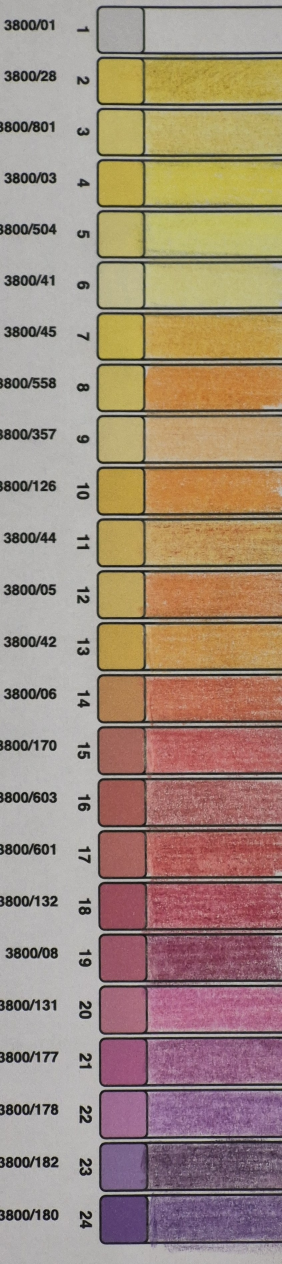
#> input picture probki-kredek-na-papierze-trzecia-kalibracja.jpg, 845 x 3791 px (shown at 1/3 size)
$ python detect_swatches_intelligent.py
#> lines starting #> are read from the running program, lines starting #| are printed output that depends on the picture
#!/usr/bin/env python3
# -*- coding: utf-8 -*-
"""
Inteligentne wykrywanie obszarów próbek kolorów na obrazie używając OpenCV
- Automatyczne wykrywanie konturów prostokątnych
- Wykrywanie linii siatki (grid)
- Segmentacja obszarów próbek
- Automatyczne znajdowanie środka każdej próbki
"""

import cv2
import numpy as np
import json


# [71 lines left out: functions detect_grid_lines, detect_swatch_contours, not called in this run]


def detect_swatch_regions_by_color(img_rgb, target_col_start=400, target_col_width=445, num_swatches=24):
    """
    Wykrywa obszary próbek na podstawie kolumny docelowej i segmentacji kolorów.
    Używa projekcji histogramu do wykrywania poziomych linii.

    Args:
        img_rgb: Obraz w RGB
        target_col_start: Początek kolumny docelowej (X)
        target_col_width: Szerokość kolumny docelowej
        num_swatches: Oczekiwana liczba próbek

    Returns:
        list: Lista obszarów próbek [(x, y, w, h), ...]
    """
    height, width = img_rgb.shape[:2]

    # Wyciągnij kolumnę docelową
    col_end = min(target_col_start + target_col_width, width)
    target_col = img_rgb[:, target_col_start:col_end]

    # Konwertuj na skale szarości dla analizy
    target_col_gray = cv2.cvtColor(target_col, cv2.COLOR_RGB2GRAY)

    # Wykryj poziome linie używając projekcji histogramu
    # Czarne linie będą miały niskie wartości w projekcji
    h_projection = np.sum(target_col_gray, axis=1)

    # Normalizuj projekcję
    h_projection_norm = (h_projection - np.min(h_projection)) / (np.max(h_projection) - np.min(h_projection) + 1)

    # Znajdź minima (linie) - użyj threshold adaptacyjnego
    threshold = np.mean(h_projection_norm) * 0.7  # 70% średniej wartości
    line_mask = h_projection_norm < threshold

    # Znajdź ciągłe regiony linii
    line_positions = []
    in_line = False
    line_start = 0

    for i, is_line in enumerate(line_mask):
        if is_line and not in_line:
            line_start = i
            in_line = True
        elif not is_line and in_line:
            # Środek linii
            line_positions.append((line_start + i) // 2)
            in_line = False

    # Równomierny podział na podstawie oczekiwanej liczby próbek
    # Pomijaj górny margines (4px) i dolny margines (35px)
    top_margin = 4
    bottom_margin = 35
    total_height = height - bottom_margin - top_margin

    # Oblicz DOKŁADNĄ wysokość i szerokość - wszystkie próbki mają identyczne wymiary
    swatch_height = int(total_height / num_swatches)  # Dokładna wysokość (zaokrąglona w dół)
    margin_x = int(target_col_width * 0.05)  # 5% marginesu z każdej strony
    swatch_width = target_col_width - 2 * margin_x  # Dokładna szerokość

    swatches = []
    for i in range(num_swatches):
        y_start = top_margin + int(i * swatch_height)  # Zaczynaj od top_margin
        y_end = top_margin + int((i + 1) * swatch_height)
        h = swatch_height  # Użyj dokładnej wysokości (nie obliczonej z różnicy)
        x_actual = target_col_start + margin_x
        w_actual = swatch_width  # Użyj dokładnej szerokości

        swatches.append((x_actual, y_start, w_actual, h))

    return swatches

    # NIE używaj wykrytych linii - zawsze używaj równomiernego podziału
    # (kod powyżej już zwraca równomierny podział)


def intelligent_swatch_detection(image_path, target_col_start=400, target_col_width=445, pencil_order=None):
    """
    Inteligentne wykrywanie obszarów próbek na obrazie.
    Kombinuje różne metody wykrywania.

    Args:
        image_path: Ścieżka do obrazu
        target_col_start: Początek kolumny docelowej (X)
        target_col_width: Szerokość kolumny docelowej
        pencil_order: Lista numerów kredek w kolejności, w jakiej są na zdjęciu (z góry do dołu)
                     Jeśli None, użyje domyślnej kolejności

    Returns:
        dict: Mapa numeru kredki -> (center_x, center_y, width, height)
    """
#> called with target_col_start = 400, target_col_width = 445
    # Wczytaj obraz
    img_bgr = cv2.imread(image_path)
#> img_bgr is the input picture: shape (3791, 845, 3); mean B, G, R 124.2, 139.8, 161.2
    if img_bgr is None:
        print(f"Błąd: Nie można wczytać obrazu {image_path}")
        return None

    img_rgb = cv2.cvtColor(img_bgr, cv2.COLOR_BGR2RGB)
    img_gray = cv2.cvtColor(img_bgr, cv2.COLOR_BGR2GRAY)
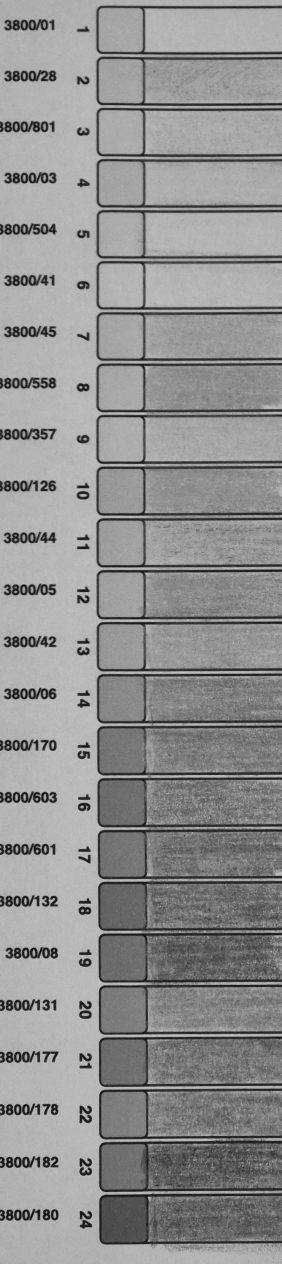
#> img_gray: shape (3791, 845) (shown at 1/3 size); min 0, max 211, mean 144.4

    height, width = img_rgb.shape[:2]
#> height = 3791; width = 845

    print(f"Rozmiar obrazka: {width}x{height}")
#| Rozmiar obrazka: 845x3791
    print()

    # METODA 1: Wykrywanie na podstawie kolumny i segmentacji kolorów
    print("Wykrywanie próbek metodą segmentacji kolorów...")
    swatches = detect_swatch_regions_by_color(img_rgb, target_col_start, target_col_width, num_swatches=24)
#> in detect_swatch_regions_by_color, `target_col = img_rgb[:, target_col_start:col_end]`:
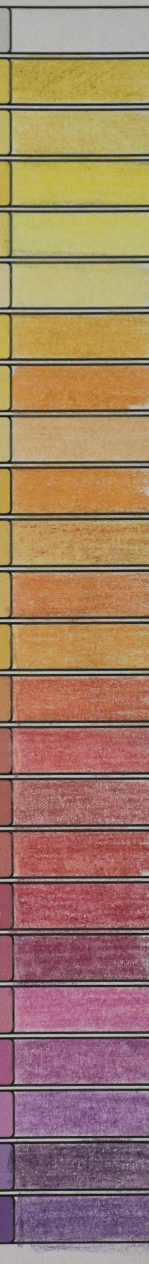
#> target_col: shape (3791, 445, 3) (shown at 1/3 size); mean R, G, B 158.6, 125.1, 102.8
#> in detect_swatch_regions_by_color, `target_col_gray = cv2.cvtColor(target_col, cv2.COLOR_RGB2GRAY)`:
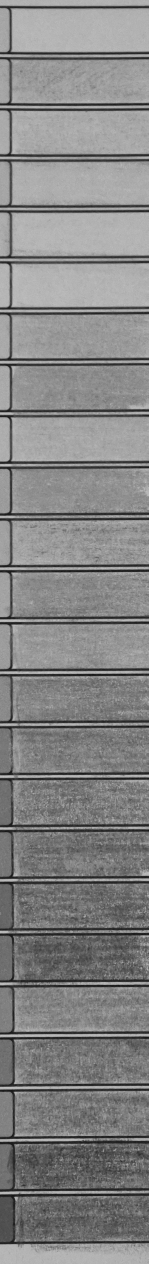
#> target_col_gray: shape (3791, 445) (shown at 1/3 size); min 10, max 202, mean 132.6
#> in detect_swatch_regions_by_color, `h_projection = np.sum(target_col_gray, axis=1)`: h_projection = 3791 values, max 82075 at index 3105, min 13621 at index 2023, mean 59009.8
#> in detect_swatch_regions_by_color, `h_projection_norm = (h_projection - np.min(h_projection)) / (np.max(h_..`: h_projection_norm = 3791 values, max 1 at index 3105, min 0 at index 2023, mean 0.663
#> in detect_swatch_regions_by_color, `threshold = np.mean(h_projection_norm) * 0.7`: threshold = 0.464
#> the loop in detect_swatch_regions_by_color, `for i, is_line in enumerate(line_mask):` made 3791 passes
#> (is_line, in_line) on passes 19, 26: (True, True), (False, False)
#> after the loop in detect_swatch_regions_by_color, `for i, is_line in enumerate(line_mask):`: in_line = False; line_positions = 61 values from 21 to 3727; line_start = 3723
#> swatches = 24 items, first 6: (422, 4, 401, 156), (422, 160, 401, 156), (422, 316, 401, 156), (422, 472, 401, 156), (422, 628, 401, 156), (422, 784, 401, 156)

    print(f"Znaleziono {len(swatches)} próbek")
#| Znaleziono 24 próbek

    # POSORTUJ swatches według współrzędnej Y (od góry do dołu), aby mieć pewność kolejności
    swatches_sorted = sorted(swatches, key=lambda s: s[1])  # s[1] to współrzędna Y
#> swatches_sorted has the same summary as swatches

    # Numery kredek w kolejności - użyj przekazanej kolejności lub domyślnej
    if pencil_order is None:
        pencil_numbers = [1, 41, 504, 3, 801, 28, 45, 44, 42, 558, 126, 5, 6, 170, 601, 132, 603, 131, 357, 178, 177, 8, 182, 180]
    else:
        pencil_numbers = pencil_order

    # Stwórz mapę: numer kredki -> obszar próbki

    swatch_map = {}

    for i, (x, y, w, h) in enumerate(swatches_sorted):
        if i < len(pencil_numbers):
            pencil_num = pencil_numbers[i]
            center_x = x + w // 2
            center_y = y + h // 2

            swatch_map[pencil_num] = {
                'center_x': int(center_x),
                'center_y': int(center_y),
                'x': int(x),
                'y': int(y),
                'width': int(w),
                'height': int(h)
            }

            print(f"  Kredka {pencil_num:03d}: Y={y}, center=({center_x}, {center_y}), size=({w}x{h})")
#> this loop made 24 passes
#> (y, pencil_num, center_y) on passes 1 to 12: (4, 1, 82), (160, 41, 238), (316, 504, 394), (472, 3, 550), (628, 801, 706), (784, 28, 862), (940, 45, 1018), (1096, 44, 1174), (1252, 42, 1330), (1408, 558, 1486), (1564, 126, 1642), (1720, 5, 1798)
#|   Kredka 001: Y=4, center=(622, 82), size=(401x156)
#|   Kredka 041: Y=160, center=(622, 238), size=(401x156)
#|   Kredka 504: Y=316, center=(622, 394), size=(401x156)
#|   Kredka 003: Y=472, center=(622, 550), size=(401x156)
#|   Kredka 801: Y=628, center=(622, 706), size=(401x156)
#|   Kredka 028: Y=784, center=(622, 862), size=(401x156)
#|   Kredka 045: Y=940, center=(622, 1018), size=(401x156)
#|   Kredka 044: Y=1096, center=(622, 1174), size=(401x156)
#> (further printed lines are left out)
#> after the loop, swatch_map = 24 items

    return swatch_map


def extract_rgb_from_detected_swatch(img_rgb, swatch_info, margin_percent=0.25):
    """
    Ekstrahuje RGB z wykrytego obszaru próbki, unikając krawędzi.

    Args:
        img_rgb: Obraz w RGB
        swatch_info: Dict z informacjami o próbce (x, y, width, height)
        margin_percent: Procent marginesu do odcięcia (0.25 = 25% z każdej strony)

    Returns:
        tuple: (R, G, B) lub None
    """
    x = swatch_info['x']
    y = swatch_info['y']
    w = swatch_info['width']
    h = swatch_info['height']

    # Oblicz marginesy (odcinamy krawędzie)
    margin_x = int(w * margin_percent)
    margin_y = int(h * margin_percent)

    # Wyciągnij tylko środkową część próbki
    x_start = max(0, x + margin_x)
    x_end = min(img_rgb.shape[1], x + w - margin_x)
    y_start = max(0, y + margin_y)
    y_end = min(img_rgb.shape[0], y + h - margin_y)

    roi = img_rgb[y_start:y_end, x_start:x_end]

    if roi.size == 0:
        return None

    # Filtruj czarne i szare piksele (linie, obramowania)
    # NIE filtruj białych - mogą być prawdziwymi kolorami (np. White)
    black_threshold = 60

    black_mask = np.all(roi < black_threshold, axis=2)
    channel_diff = np.max(roi, axis=2) - np.min(roi, axis=2)
    gray_black_mask = channel_diff < 15  # Szare/czarne linie

    valid_mask = ~(black_mask | gray_black_mask)

    # Jeśli nie ma wystarczająco ważnych pikseli, użyj wszystkich (może być biały kolor)
    if not np.any(valid_mask) or np.sum(valid_mask) < roi.size * 0.1:
        # Użyj wszystkich pikseli z wykluczeniem tylko czarnych linii
        valid_mask = ~black_mask
        if not np.any(valid_mask):
            valid_mask = np.ones(roi.shape[:2], dtype=bool)  # Użyj wszystkich pikseli

    valid_pixels = roi[valid_mask]
    median_rgb = np.median(valid_pixels, axis=0).astype(int)

    return (int(median_rgb[0]), int(median_rgb[1]), int(median_rgb[2]))


if __name__ == "__main__":
    image_path = "probki-kredek-na-papierze-trzecia-kalibracja.jpg"

    print("=" * 80)
    print("INTELIGENTNE WYKRYWANIE OBSZARÓW PRÓBEK")
    print("=" * 80)
    print()

    # Wykryj obszary próbek
    swatch_map = intelligent_swatch_detection(image_path)
#> swatch_map = 24 items

    if swatch_map:
        print()
        print("=" * 80)
        print("EKSTRAKCJA KOLORÓW Z WYKRYTYCH OBSZARÓW")
        print("=" * 80)
        print()

        # Wczytaj obraz ponownie dla ekstrakcji
        img_bgr = cv2.imread(image_path)
        img_rgb = cv2.cvtColor(img_bgr, cv2.COLOR_BGR2RGB)

        color_map = {}

        for pencil_num, swatch_info in sorted(swatch_map.items()):
            rgb = extract_rgb_from_detected_swatch(img_rgb, swatch_info, margin_percent=0.25)

            if rgb:
                color_map[pencil_num] = rgb
                print(f"  3800/{pencil_num:03d}: RGB{rgb}")
            else:
                print(f"  3800/{pencil_num:03d}: NIE ZNALEZIONO")
#> this loop made 24 passes
#> (pencil_num, y in extract_rgb_from_detected_swatch, y_start in extract_rgb_from_detected_swatch, y_end in extract_rgb_from_detected_swatch, rgb) on passes 1 to 12: (1, 4, 43, 121, (180, 179, 177)), (3, 472, 511, 589, (192, 181, 81)), (5, 1720, 1759, 1837, (186, 123, 75)), (6, 1876, 1915, 1993, (190, 143, 80)), (8, 3280, 3319, 3397, (141, 103, 144)), (28, 784, 823, 901, (191, 185, 124)), (41, 160, 199, 277, (180, 159, 68)), (42, 1252, 1291, 1369, (193, 162, 118)), (44, 1096, 1135, 1213, (192, 131, 64)), (45, 940, 979, 1057, (190, 151, 70)), (126, 1564, 1603, 1681, (187, 148, 91)), (131, 2656, 2695, 2773, (166, 86, 97))
#|   3800/001: RGB(180, 179, 177)
#|   3800/003: RGB(192, 181, 81)
#|   3800/005: RGB(186, 123, 75)
#|   3800/006: RGB(190, 143, 80)
#|   3800/008: RGB(141, 103, 144)
#|   3800/028: RGB(191, 185, 124)
#|   3800/041: RGB(180, 159, 68)
#|   3800/042: RGB(193, 162, 118)
#> (further printed lines are left out)
#> pass 1, in extract_rgb_from_detected_swatch, `roi = img_rgb[y_start:y_end, x_start:x_end]`:
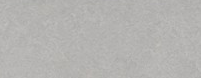
#> roi: shape (78, 201, 3); mean R, G, B 180.3, 179.3, 177.2
#> pass 1, in extract_rgb_from_detected_swatch, `channel_diff = np.max(roi, axis=2) - np.min(roi, axis=2)`:
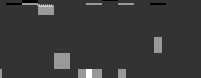
#> channel_diff: shape (78, 201); min 2, max 7, mean 3.12; drawn with min black and max white
#> after the loop, color_map = 24 items

        # Zapisz do JSON
        output_data = {}
        for num, rgb in color_map.items():
            output_data[str(num)] = {
                'rgb': list(rgb),
                'swatch_info': swatch_map[num]
            }
#> this loop made 24 passes
#> (num, rgb) on passes 1 to 12: (1, (180, 179, 177)), (3, (192, 181, 81)), (5, (186, 123, 75)), (6, (190, 143, 80)), (8, (141, 103, 144)), (28, (191, 185, 124)), (41, (180, 159, 68)), (42, (193, 162, 118)), (44, (192, 131, 64)), (45, (190, 151, 70)), (126, (187, 148, 91)), (131, (166, 86, 97))
#> after the loop, output_data = 24 items

        with open("extracted_rgb_intelligent.json", "w") as f:
            json.dump(output_data, f, indent=2)

        print()
        print("=" * 80)
        print(f"Wyekstrahowano {len(color_map)} kolorów")
#| Wyekstrahowano 24 kolorów
        print(f"✓ Zapisano do extracted_rgb_intelligent.json")
        print()
        print("Metoda: Inteligentne wykrywanie obszarów + ekstrakcja z środka próbki")
